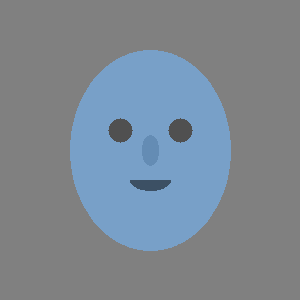
#> input picture my-flask-app/real_face_test.png, 300 x 300 px; its folder holds only this picture in this run
$ python -i face_utils.py   (imports and definitions only)   (older library calls are emulated)
#> lines starting #> are read from the running program, lines starting #| are printed output that depends on the picture
"""
Utilitários para reconhecimento facial usando OpenCV
"""
import cv2
import numpy as np
import pickle
import base64
from io import BytesIO

class FaceRecognitionUtils:
    """Classe utilitária para operações de reconhecimento facial"""

    def __init__(self):
        self.known_face_encodings = []
        self.known_face_ids = []
        self.face_cascade = cv2.CascadeClassifier(cv2.data.haarcascades + 'haarcascade_frontalface_default.xml')

    # [97 lines left out: functions decode_face_encoding, decode_base64_image, not called in this run]

    def detect_faces(self, image):
        """Detecta rostos em uma imagem com parâmetros ultra permissivos"""
        try:
            # Converte para escala de cinza
            gray = cv2.cvtColor(image, cv2.COLOR_BGR2GRAY)

            # Equaliza histograma para melhorar contraste
            gray = cv2.equalizeHist(gray)

            # Aplica blur leve para reduzir ruído
            gray = cv2.GaussianBlur(gray, (3, 3), 0)

            # Detecta rostos com parâmetros ultra permissivos
            faces = self.face_cascade.detectMultiScale(
                gray,
                scaleFactor=1.05,  # Muito baixo - mais sensível
                minNeighbors=2,     # Muito baixo - mais permissivo
                minSize=(25, 25),   # Muito pequeno
                maxSize=(700, 700), # Grande o suficiente
                flags=cv2.CASCADE_SCALE_IMAGE
            )

            # Filtra rostos válidos (apenas verifica tamanho mínimo)
            valid_faces = []
            for (x, y, w, h) in faces:
                if w >= 25 and h >= 25:  # Tamanho mínimo muito baixo
                    valid_faces.append((x, y, w, h))

            return valid_faces

        except Exception as e:
            print(f"DEBUG: Erro na detecção de rostos: {e}")
            return []

    # [249 lines left out: functions extract_face_encoding, register_face, compare_faces, _split_encoding, _validate_natural_face, authenticate_face and 1 more, not called in this run]

    def extract_multiple_encodings(self, image, face_coords):
        """Extrai múltiplos encodings do mesmo rosto para robustez"""
        try:
            encodings = []

            # Verifica se tem 4 coordenadas
            if isinstance(face_coords, (tuple, list)) and len(face_coords) == 4:
                x, y, w, h = face_coords
            else:
                print(f"DEBUG: Formato inesperado de face_coords: {face_coords}")
                return []

            # Extrai com diferentes margens e parâmetros
            margins = [10, 20, 30]  # Diferentes margens

            for margin in margins:
                try:
                    # Extrai região com margem
                    x1 = max(0, x - margin)
                    y1 = max(0, y - margin)
                    x2 = min(image.shape[1], x + w + margin)
                    y2 = min(image.shape[0], y + h + margin)

                    face_roi = image[y1:y2, x1:x2]

                    if face_roi.size == 0:
                        continue

                    # Redimensiona para tamanho padrão maior (ig ao extract_face_encoding)
                    face_roi = cv2.resize(face_roi, (150, 150))

                    # Converte para escala de cinza (ig ao extract_face_encoding)
                    gray_face = cv2.cvtColor(face_roi, cv2.COLOR_BGR2GRAY)

                    # Aplica equalização de histograma para normalizar iluminação
                    gray_face = cv2.equalizeHist(gray_face)

                    # Calcula histograma com 101 bins para total de 103 características (101 + mean + std)
                    hist = cv2.calcHist([gray_face], [0], None, [101], [0, 256])

                    # Normaliza o histograma de forma mais robusta
                    hist = cv2.normalize(hist, hist).flatten()

                    # Converte para numpy array float64
                    encoding = hist.astype(np.float64)

                    # Adiciona características estatísticas para mais robustez
                    mean_val = np.mean(gray_face)
                    std_val = np.std(gray_face)

                    # Concatena histograma com estatísticas
                    features = np.concatenate([encoding, [mean_val, std_val]])

                    print(f"DEBUG: Encoding extraído - Shape: {features.shape}, Esperado: 103")

                    encodings.append(features)

                except Exception as e:
                    print(f"DEBUG: Erro ao extrair encoding com margem {margin}: {e}")
                    continue

            return encodings

        except Exception as e:
            print(f"DEBUG: Erro ao extrair múltiplos encodings: {e}")
            return []

    def authenticate_any_face(self, image):
        """Autentica qualquer rosto detectado na imagem - versão ultra permissiva e inteligente"""
        try:
            print(f"DEBUG: Iniciando autenticação facial ultra permissiva")

            # Detecta rostos na imagem com parâmetros ultra permissivos
            faces = self.detect_faces(image)
            print(f"DEBUG: Rostos detectados: {len(faces)}")

            if len(faces) == 0:
                print("DEBUG: Nenhum rosto detectado - tentando detecção alternativa")
                # Tenta detecção com parâmetros ainda mais permissivos
                faces = self.detect_faces_ultra_permissive(image)
                print(f"DEBUG: Rostos detectados com método alternativo: {len(faces)}")

                if len(faces) == 0:
                    return {'success': False, 'message': 'Nenhum rosto detectado'}

            # Pega o maior rosto detectado
            largest_face = max(faces, key=lambda rect: rect[2] * rect[3])
            print(f"DEBUG: Maior rosto selecionado: {largest_face}")

            # Extrai múltiplos encodings do rosto para robustez
            encodings = self.extract_multiple_encodings(image, largest_face)
            if not encodings:
                print("DEBUG: Falha ao extrair encodings - tentando método padrão")
                # Fallback para método padrão
                encoding = self.extract_face_encoding(image, largest_face)
                if encoding is not None:
                    encodings = [encoding]
                else:
                    print("DEBUG: Falha total ao extrair encodings")
                    return {'success': False, 'message': 'Falha ao extrair características do rosto'}

            print(f"DEBUG: {len(encodings)} encodings extraídos para robustez")

            # Busca todos os usuários com rosto cadastrado
            from ..controllers.controller import UsuarioController
            usuarios = UsuarioController.listar_usuarios_com_rosto()
            print(f"DEBUG: Usuários com rosto cadastrado: {len(usuarios)}")

            if not usuarios:
                print("DEBUG: Nenhum usuário com rosto cadastrado")
                return {'success': False, 'message': 'Nenhum usuário com rosto cadastrado'}

            # Compara com todos os rostos cadastrados usando múltiplos encodings
            melhor_match = None
            melhor_distancia = float('inf')
            melhor_usuario = None

            for usuario in usuarios:
                try:
                    # Decodifica o encoding do banco
                    stored_encoding = self.decode_face_encoding(usuario['rosto'])
                    if stored_encoding is None:
                        print(f"DEBUG: Falha ao decodificar encoding do usuário {usuario['id']}")
                        continue

                    print(f"DEBUG: Comparando com usuário {usuario['id']} - {usuario['nome']}")

                    # Compara com todos os encodings extraídos e pega o melhor resultado
                    melhor_distancia_usuario = float('inf')
                    for i, encoding in enumerate(encodings):
                        distance = np.linalg.norm(encoding - stored_encoding)
                        melhor_distancia_usuario = min(melhor_distancia_usuario, distance)
                        print(f"DEBUG: Encoding {i+1} - Distância: {distance:.6f}")

                    print(f"DEBUG: Melhor distância para {usuario['nome']}: {melhor_distancia_usuario:.6f}")

                    # Threshold ultra permissivo e adaptativo
                    threshold = 10.0  # Ultra permissivo

                    if melhor_distancia_usuario < melhor_distancia:
                        melhor_distancia = melhor_distancia_usuario
                        melhor_match = usuario
                        melhor_usuario = usuario
                        print(f"DEBUG: Novo melhor match: {usuario['nome']} com distância {melhor_distancia_usuario:.6f}")

                    # Verifica se já é bom o suficiente - threshold ultra permissivo
                    if melhor_distancia_usuario < 100.0:  # Threshold extremamente permissivo
                        print(f"DEBUG: ROSTO RECONHECIDO! Usuário: {usuario['nome']}")
                        return {
                            'success': True,
                            'message': f'Rosto reconhecido! Bem-vindo(a), {usuario["nome"]}!',
                            'user': usuario,
                            'confidence': max(0, (100.0 - melhor_distancia_usuario) / 100.0),
                            'distance': melhor_distancia_usuario
                        }

                except Exception as e:
                    print(f"DEBUG: Erro ao comparar com usuário {usuario['id']}: {e}")
                    continue

            # Se chegou aqui, tenta com o melhor match mesmo com threshold ultra permissivo
            if melhor_match and melhor_distancia < 200.0:  # Threshold extremamente permissivo
                print(f"DEBUG: Usando melhor match com threshold ultra permissivo: {melhor_match['nome']}")
                return {
                    'success': True,
                    'message': f'Rosto reconhecido! Bem-vindo(a), {melhor_match["nome"]}!',
                    'user': melhor_match,
                    'confidence': max(0, (200.0 - melhor_distancia) / 200.0),
                    'distance': melhor_distancia
                }

            print(f"DEBUG: Nenhum rosto reconhecido. Menor distância: {melhor_distancia:.6f}")
            return {'success': False, 'message': f'Rosto não reconhecido. Menor distância: {melhor_distancia:.6f}'}

        except Exception as e:
            print(f"DEBUG: Erro na autenticação: {e}")
            import traceback
            traceback.print_exc()
            return {'success': False, 'message': f'Erro na autenticação: {str(e)}'}

    # [69 lines left out: functions _check_liveness, _verify_face_consistency, not called in this run]

    def save_face_encoding(self, face_encoding):
        """Converte encoding para bytes para salvar no banco"""
        return pickle.dumps(face_encoding)

    def load_face_encoding(self, encoding_bytes):
        """Carrega encoding dos bytes do banco"""
        return pickle.loads(encoding_bytes)

    # [13 lines left out: function load_known_faces_from_database, not called in this run]

# Instância global
face_utils = FaceRecognitionUtils()

>>> import cv2
>>> picture = cv2.imread('../../my-flask-app/real_face_test.png')
#> picture is the input picture: shape (300, 300, 3); mean B, G, R 146.6, 135.8, 125
>>> result = FaceRecognitionUtils().authenticate_any_face(picture)
#> in detect_faces, `gray = cv2.cvtColor(image, cv2.COLOR_BGR2GRAY)`:
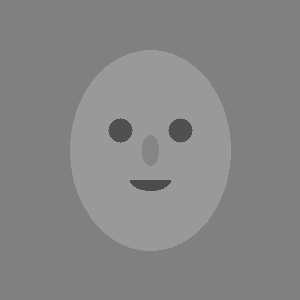
#> gray: shape (300, 300); min 76, max 153, mean 133.9
#> in detect_faces, `gray = cv2.equalizeHist(gray)`:
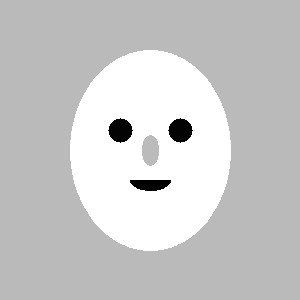
#> gray: shape (300, 300); min 0, max 255, mean 201.7
#> in detect_faces, `faces = self.face_cascade.detectMultiScale( gray, scaleFactor=1.05,`: faces = [[51, 51, 202, 202]]
#> the loop in detect_faces, `for (x, y, w, h) in faces:` made 1 pass
#> after the loop in detect_faces, `for (x, y, w, h) in faces:`: valid_faces = [(51, 51, 202, 202)]
#| DEBUG: Rostos detectados: 1
#> in authenticate_any_face, `largest_face = max(faces, key=lambda rect: rect[2] * rect[3])`: largest_face = (51, 51, 202, 202)
#| DEBUG: Maior rosto selecionado: (51, 51, 202, 202)
#> in extract_multiple_encodings, `x, y, w, h = face_coords`: x = 51; w = 202
#> the loop in extract_multiple_encodings, `for margin in margins:` made 3 passes
#> (x1, y1, x2, y2, mean_val, std_val) on passes 1 to 3: (41, 41, 263, 263, 184.3, 69.52), (31, 31, 273, 273, 187.2, 58.93), (21, 21, 283, 283, 191.9, 50.01)
#> pass 1, in extract_multiple_encodings, `face_roi = image[y1:y2, x1:x2]`:
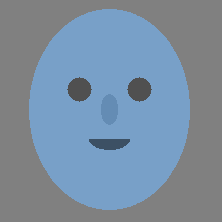
#> face_roi: shape (222, 222, 3); mean B, G, R 162.1, 142.3, 122.6
#> pass 1, in extract_multiple_encodings, `gray_face = cv2.cvtColor(face_roi, cv2.COLOR_BGR2GRAY)`:
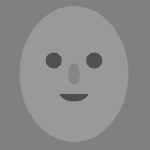
#> gray_face: shape (150, 150); min 76, max 153, mean 138.8
#> pass 1, in extract_multiple_encodings, `gray_face = cv2.equalizeHist(gray_face)`:
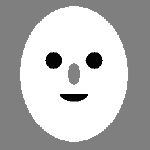
#> gray_face: shape (150, 150); min 0, max 255, mean 184.3
#> after the loop in extract_multiple_encodings, `for margin in margins:`:
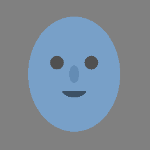
#> face_roi: shape (150, 150, 3); mean B, G, R 152.4, 138.3, 124.1
#> after the loop in extract_multiple_encodings, `for margin in margins:`:
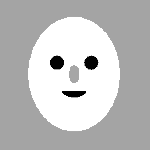
#> gray_face: shape (150, 150); min 0, max 255, mean 191.9
#> after the loop in extract_multiple_encodings, `for margin in margins:`: encodings = 3 items
#| DEBUG: 3 encodings extraídos para robustez
#> (the run stopped early here; a loop or call above may not have finished)
